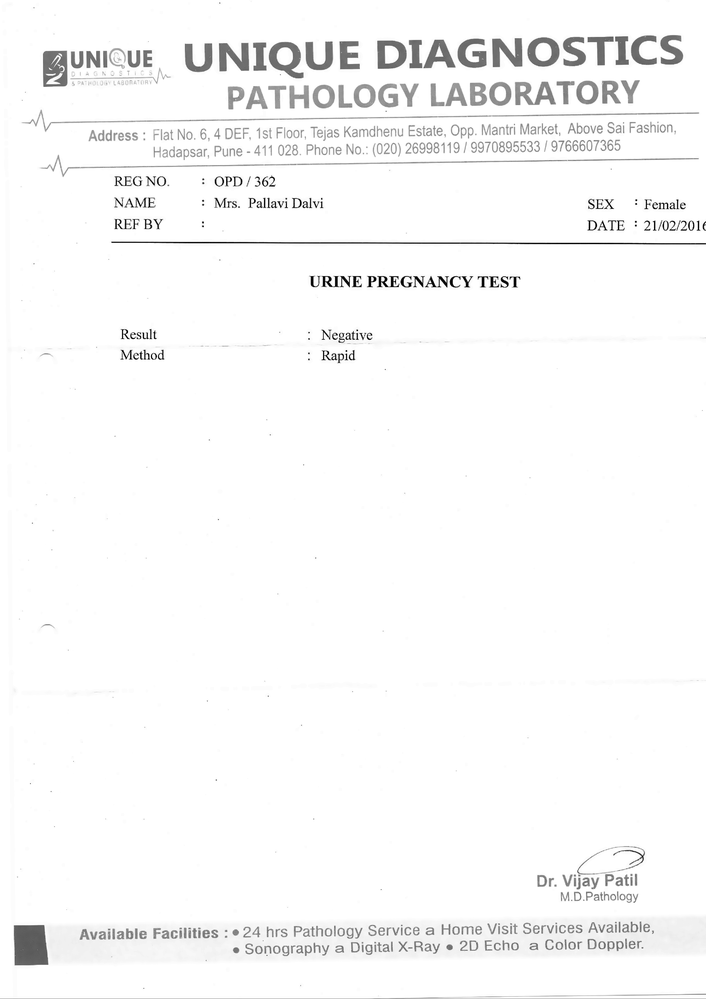
#> input picture improved_img.png, 706 x 999 px, shrunk from 3287 x 4649 before the run
$ python -i deskew.py   (imports and definitions only)   (Python 2 division)
#> lines starting #> are read from the running program, lines starting #| are printed output that depends on the picture; long printed decimals are rounded
#> further down, picture is the input picture: shape (999, 706, 3); min 0, max 255, mean 248.7
import cv2
import numpy as np
from math import atan2
from time import time
t = time()

def deskew(img_temp):
	"This function accepts an image, finds it's skew angle and deskews it using OpenCV"

	#img_temp = cv2.imread(image_path)
	(h_temp,w_temp) = img_temp.shape[:2]								#calculating the height and width of the image
#> h_temp = 999; w_temp = 706
	gray_temp = cv2.cvtColor(img_temp,cv2.COLOR_BGR2GRAY)				#Converting it into grayscale, should do this even if the input image was grayscale
	invert_temp = 255 - gray_temp										#inverting the image
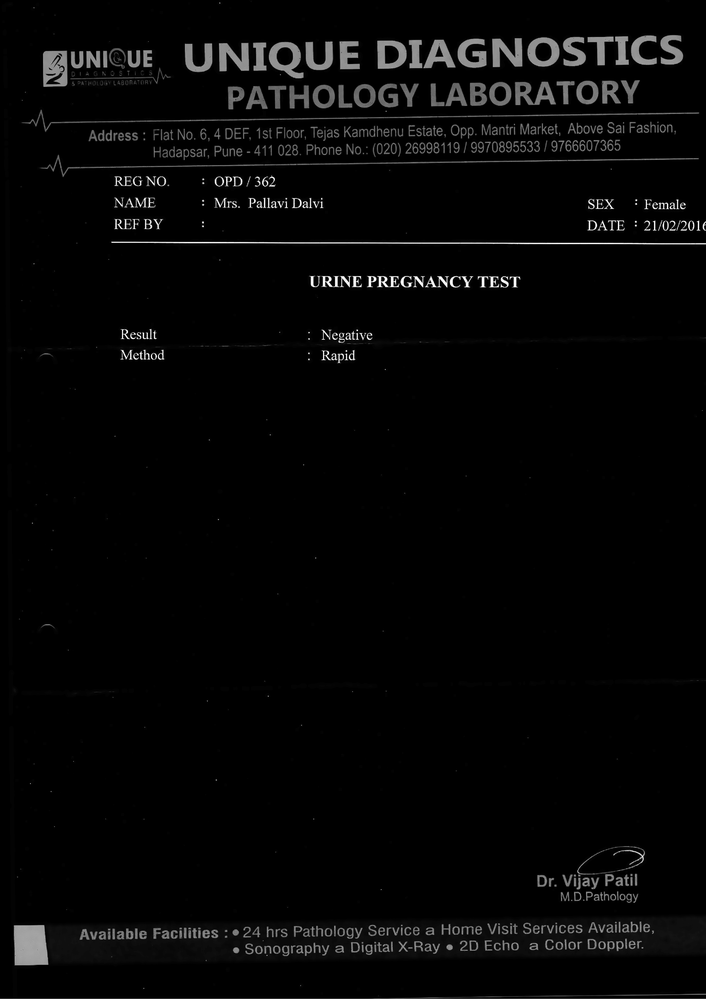
#> invert_temp: shape (999, 706); min 0, max 255, mean 6.3
	minLineLength = w_temp/30											#minimum length required to be considered as a line
#> minLineLength = 23
	maxLineGap = 10														#maximum gap between adjacent points to be considered as part of a straight line

	lines_temp = cv2.HoughLinesP(invert_temp, 1, np.pi/180, 100, minLineLength, maxLineGap)		#Probabilistic Hough transform
#> lines_temp = 1265 rows, first 6: [471, 928, 705, 919], [307, 934, 705, 934], [112, 932, 605, 915], [568, 944, 705, 939], [47, 937, 705, 937], [12, 965, 566, 946]

	angle_temp = 0.0													#Initializing the angle variable

	for i in range(1, lines_temp.shape[0]):								#Calculating the angle
		angle_temp = angle_temp + atan2((float(lines_temp[i][0][3]) - float(lines_temp[i][0][1])), (float(lines_temp[i][0][2]) - float(lines_temp[i][0][0])))
#> this loop made 1264 passes
#> angle_temp on passes 1 to 3: 0, -0.0345, -0.0709
#> after the loop, angle_temp = -2.96

	angle_temp = float(angle_temp) / float(lines_temp.shape[0]) 		#Angle is in RADIANS
#> angle_temp = -0.00234
	angle_temp = float(angle_temp)*180.0/float(np.pi)					#Angle is in DEGREES
#> angle_temp = -0.134
	print "Angle of skew is: ",
	print angle_temp
#| -0.134

	#Let's rotate the image based on the angle now!
																				#-1.12 degrees
	center_temp = (w_temp/2, h_temp/2)											#center of the image
#> center_temp = (353, 499)
	rot_mat_temp = cv2.getRotationMatrix2D(center_temp, angle_temp, 1.0)		#rotational matrix
#> rot_mat_temp = [[1, -0.00234, 1.17], [0.00234, 1, -0.824]]
	rotated_img_temp = cv2.warpAffine(img_temp, rot_mat_temp, (w_temp,h_temp))	#performing rotation
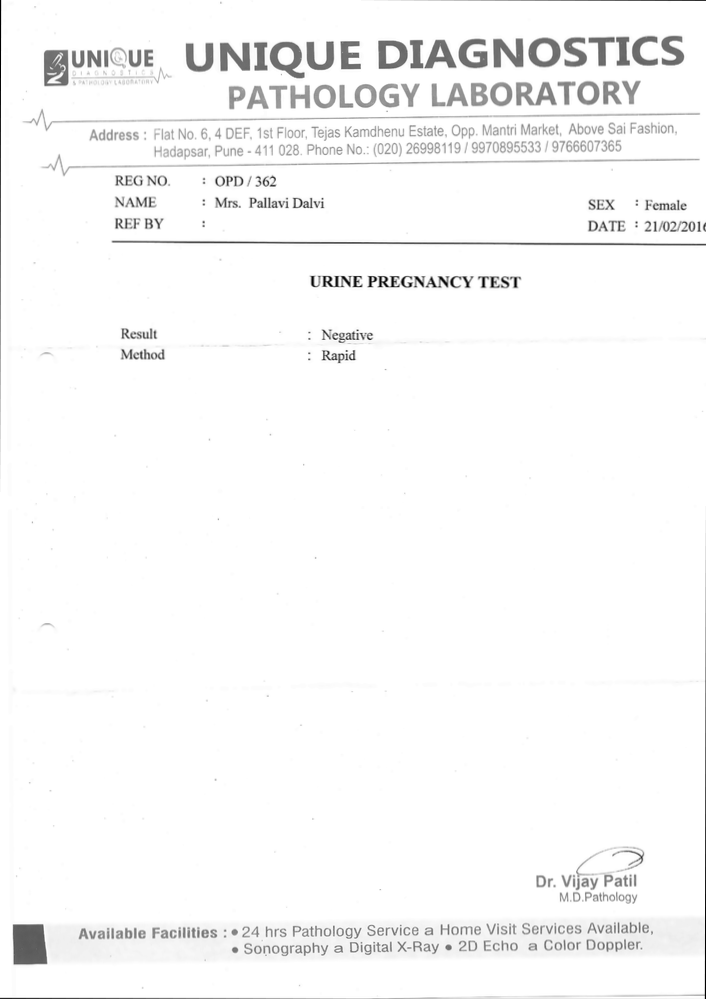
#> rotated_img_temp: shape (999, 706, 3); min 0, max 255, mean 248.4
	print "Rotation of the image is finished"
	#Let's crop the rotated image now or else black borders may be introduced which may hamper with OCR

	if angle_temp > 0:
		swap_variable = w_temp
		w_temp = h_temp
		h_temp = swap_variable

	cropped_image = cv2.getRectSubPix(rotated_img_temp, (w_temp, h_temp), center_temp)
	print "Cropping of rotated image is now finished"
	print "time is", time() - t
	return cropped_image


>>> import cv2
>>> picture = cv2.imread('improved_img.png')
>>> result = deskew(picture)

$ run again, on 1gr.jpg
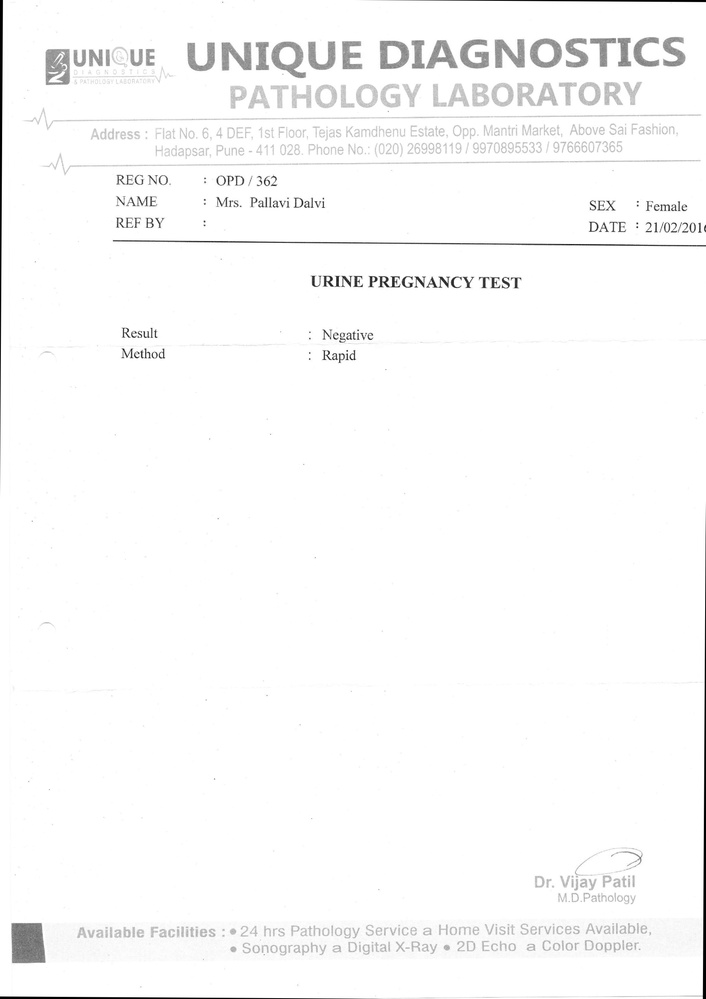
#> input picture 1gr.jpg, 706 x 999 px, shrunk from 3287 x 4649 before the run
#> picture is the input picture: shape (999, 706, 3); min 0, max 255, mean 250
#> in deskew, `invert_temp = 255 - gray_temp`:
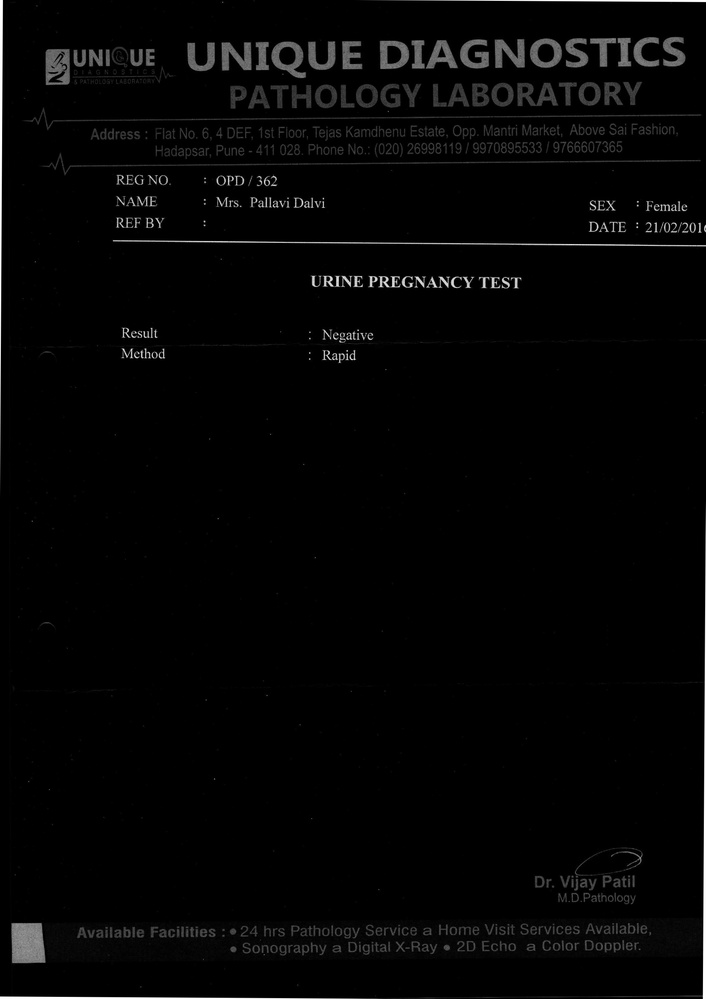
#> invert_temp: shape (999, 706); min 0, max 255, mean 5
#> lines_temp = 1343 rows, first 6: [44, 925, 124, 925], [9, 454, 9, 177], [591, 928, 642, 927], [9, 943, 189, 943], [8, 955, 366, 955], [417, 943, 464, 942]
#> the loop in deskew, `for i in range(1, lines_temp.shape[0]):` made 1342 passes
#> angle_temp on passes 1 to 3: -1.57, -1.59, -1.59
#> after the loop in deskew, `for i in range(1, lines_temp.shape[0]):`: angle_temp = -23.6
#> in deskew, `angle_temp = float(angle_temp) / float(lines_temp.shape[0])`: angle_temp = -0.0176
#> in deskew, `angle_temp = float(angle_temp)*180.0/float(np.pi)`: angle_temp = -1.01
#| -1.007
#> rot_mat_temp = [[1, -0.0176, 8.82], [0.0176, 1, -6.13]]
#> in deskew, `rotated_img_temp = cv2.warpAffine(img_temp, rot_mat_temp, (w_temp,h_te..`:
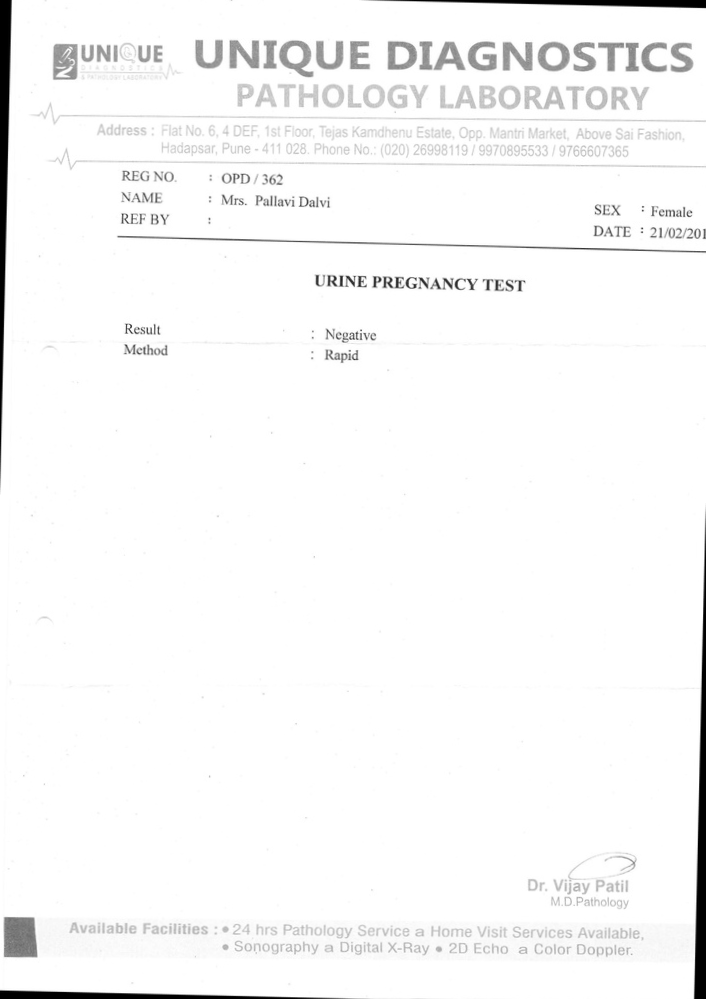
#> rotated_img_temp: shape (999, 706, 3); min 0, max 255, mean 247.7
